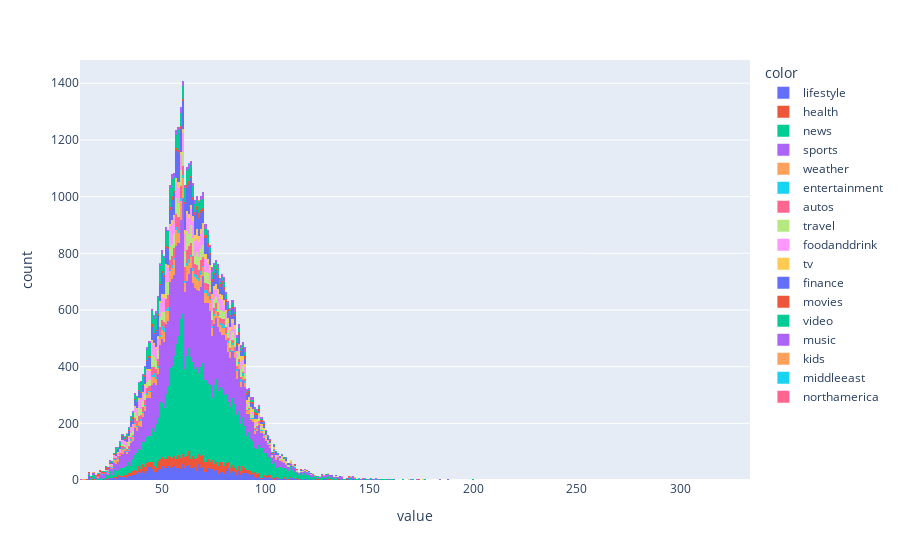

The cell this chart's notebook holds for it:
### Markdown cell above
### Title length distribution

### Code cell
title_length = list()
for i in news_data['Title']:
    title_length.append(len(i))
px.histogram(title_length, color=news_data['Category'])

### Figure 1 — Plotly figure (JSON) as saved in the notebook; plotly's stock layout.template omitted (floating-point values rounded to 4 significant figures; data arrays with more than 128 entries replaced by an {"elided": "..."} marker saying what was removed)
{"data": [{"alignmentgroup": "True", "bingroup": "x", "hovertemplate": "color=lifestyle<br>value=%{x}<br>count=%{y}<extra></extra>", "legendgroup": "lifestyle", "marker": {"color": "#636efa"}, "name": "lifestyle", "offsetgroup": "lifestyle", "orientation": "v", "showlegend": true, "type": "histogram", "x": {"elided": "2319 int values"}, "xaxis": "x", "yaxis": "y"}, {"alignmentgroup": "True", "bingroup": "x", "hovertemplate": "color=health<br>value=%{x}<br>count=%{y}<extra></extra>", "legendgroup": "health", "marker": {"color": "#EF553B"}, "name": "health", "offsetgroup": "health", "orientation": "v", "showlegend": true, "type": "histogram", "x": {"elided": "1834 int values"}, "xaxis": "x", "yaxis": "y"}, {"alignmentgroup": "True", "bingroup": "x", "hovertemplate": "color=news<br>value=%{x}<br>count=%{y}<extra></extra>", "legendgroup": "news", "marker": {"color": "#00cc96"}, "name": "news", "offsetgroup": "news", "orientation": "v", "showlegend": true, "type": "histogram", "x": {"elided": "15203 int values"}, "xaxis": "x", "yaxis": "y"}, {"alignmentgroup": "True", "bingroup": "x", "hovertemplate": "color=sports<br>value=%{x}<br>count=%{y}<extra></extra>", "legendgroup": "sports", "marker": {"color": "#ab63fa"}, "name": "sports", "offsetgroup": "sports", "orientation": "v", "showlegend": true, "type": "histogram", "x": {"elided": "13231 int values"}, "xaxis": "x", "yaxis": "y"}, {"alignmentgroup": "True", "bingroup": "x", "hovertemplate": "color=weather<br>value=%{x}<br>count=%{y}<extra></extra>", "legendgroup": "weather", "marker": {"color": "#FFA15A"}, "name": "weather", "offsetgroup": "weather", "orientation": "v", "showlegend": true, "type": "histogram", "x": {"elided": "1879 int values"}, "xaxis": "x", "yaxis": "y"}, {"alignmentgroup": "True", "bingroup": "x", "hovertemplate": "color=entertainment<br>value=%{x}<br>count=%{y}<extra></extra>", "legendgroup": "entertainment", "marker": {"color": "#19d3f3"}, "name": "entertainment", "offsetgroup": "entertainment", "orientation": "v", "showlegend": true, "type": "histogram", "x": {"elided": "556 int values"}, "xaxis": "x", "yaxis": "y"}, {"alignmentgroup": "True", "bingroup": "x", "hovertemplate": "color=autos<br>value=%{x}<br>count=%{y}<extra></extra>", "legendgroup": "autos", "marker": {"color": "#FF6692"}, "name": "autos", "offsetgroup": "autos", "orientation": "v", "showlegend": true, "type": "histogram", "x": {"elided": "1502 int values"}, "xaxis": "x", "yaxis": "y"}, {"alignmentgroup": "True", "bingroup": "x", "hovertemplate": "color=travel<br>value=%{x}<br>count=%{y}<extra></extra>", "legendgroup": "travel", "marker": {"color": "#B6E880"}, "name": "travel", "offsetgroup": "travel", "orientation": "v", "showlegend": true, "type": "histogram", "x": {"elided": "2223 int values"}, "xaxis": "x", "yaxis": "y"}, {"alignmentgroup": "True", "bingroup": "x", "hovertemplate": "color=foodanddrink<br>value=%{x}<br>count=%{y}<extra></extra>", "legendgroup": "foodanddrink", "marker": {"color": "#FF97FF"}, "name": "foodanddrink", "offsetgroup": "foodanddrink", "orientation": "v", "showlegend": true, "type": "histogram", "x": {"elided": "2513 int values"}, "xaxis": "x", "yaxis": "y"}, {"alignmentgroup": "True", "bingroup": "x", "hovertemplate": "color=tv<br>value=%{x}<br>count=%{y}<extra></extra>", "legendgroup": "tv", "marker": {"color": "#FECB52"}, "name": "tv", "offsetgroup": "tv", "orientation": "v", "showlegend": true, "type": "histogram", "x": {"elided": "868 int values"}, "xaxis": "x", "yaxis": "y"}, {"alignmentgroup": "True", "bingroup": "x", "hovertemplate": "color=finance<br>value=%{x}<br>count=%{y}<extra></extra>", "legendgroup": "finance", "marker": {"color": "#636efa"}, "name": "finance", "offsetgroup": "finance", "orientation": "v", "showlegend": true, "type": "histogram", "x": {"elided": "3048 int values"}, "xaxis": "x", "yaxis": "y"}, {"alignmentgroup": "True", "bingroup": "x", "hovertemplate": "color=movies<br>value=%{x}<br>count=%{y}<extra></extra>", "legendgroup": "movies", "marker": {"color": "#EF553B"}, "name": "movies", "offsetgroup": "movies", "orientation": "v", "showlegend": true, "type": "histogram", "x": {"elided": "602 int values"}, "xaxis": "x", "yaxis": "y"}, {"alignmentgroup": "True", "bingroup": "x", "hovertemplate": "color=video<br>value=%{x}<br>count=%{y}<extra></extra>", "legendgroup": "video", "marker": {"color": "#00cc96"}, "name": "video", "offsetgroup": "video", "orientation": "v", "showlegend": true, "type": "histogram", "x": {"elided": "2065 int values"}, "xaxis": "x", "yaxis": "y"}, {"alignmentgroup": "True", "bingroup": "x", "hovertemplate": "color=music<br>value=%{x}<br>count=%{y}<extra></extra>", "legendgroup": "music", "marker": {"color": "#ab63fa"}, "name": "music", "offsetgroup": "music", "orientation": "v", "showlegend": true, "type": "histogram", "x": {"elided": "754 int values"}, "xaxis": "x", "yaxis": "y"}, {"alignmentgroup": "True", "bingroup": "x", "hovertemplate": "color=kids<br>value=%{x}<br>count=%{y}<extra></extra>", "legendgroup": "kids", "marker": {"color": "#FFA15A"}, "name": "kids", "offsetgroup": "kids", "orientation": "v", "showlegend": true, "type": "histogram", "x": [47, 52, 72, 64, 13, 30, 30, 57, 68, 70, 46, 38, 53, 33, 75, 17], "xaxis": "x", "yaxis": "y"}, {"alignmentgroup": "True", "bingroup": "x", "hovertemplate": "color=middleeast<br>value=%{x}<br>count=%{y}<extra></extra>", "legendgroup": "middleeast", "marker": {"color": "#19d3f3"}, "name": "middleeast", "offsetgroup": "middleeast", "orientation": "v", "showlegend": true, "type": "histogram", "x": [63, 49], "xaxis": "x", "yaxis": "y"}, {"alignmentgroup": "True", "bingroup": "x", "hovertemplate": "color=northamerica<br>value=%{x}<br>count=%{y}<extra></extra>", "legendgroup": "northamerica", "marker": {"color": "#FF6692"}, "name": "northamerica", "offsetgroup": "northamerica", "orientation": "v", "showlegend": true, "type": "histogram", "x": [73], "xaxis": "x", "yaxis": "y"}], "layout": {"barmode": "relative", "legend": {"title": {"text": "color"}, "tracegroupgap": 0}, "margin": {"t": 60}, "xaxis": {"anchor": "y", "domain": [0, 1], "title": {"text": "value"}}, "yaxis": {"anchor": "x", "domain": [0, 1], "title": {"text": "count"}}}}
